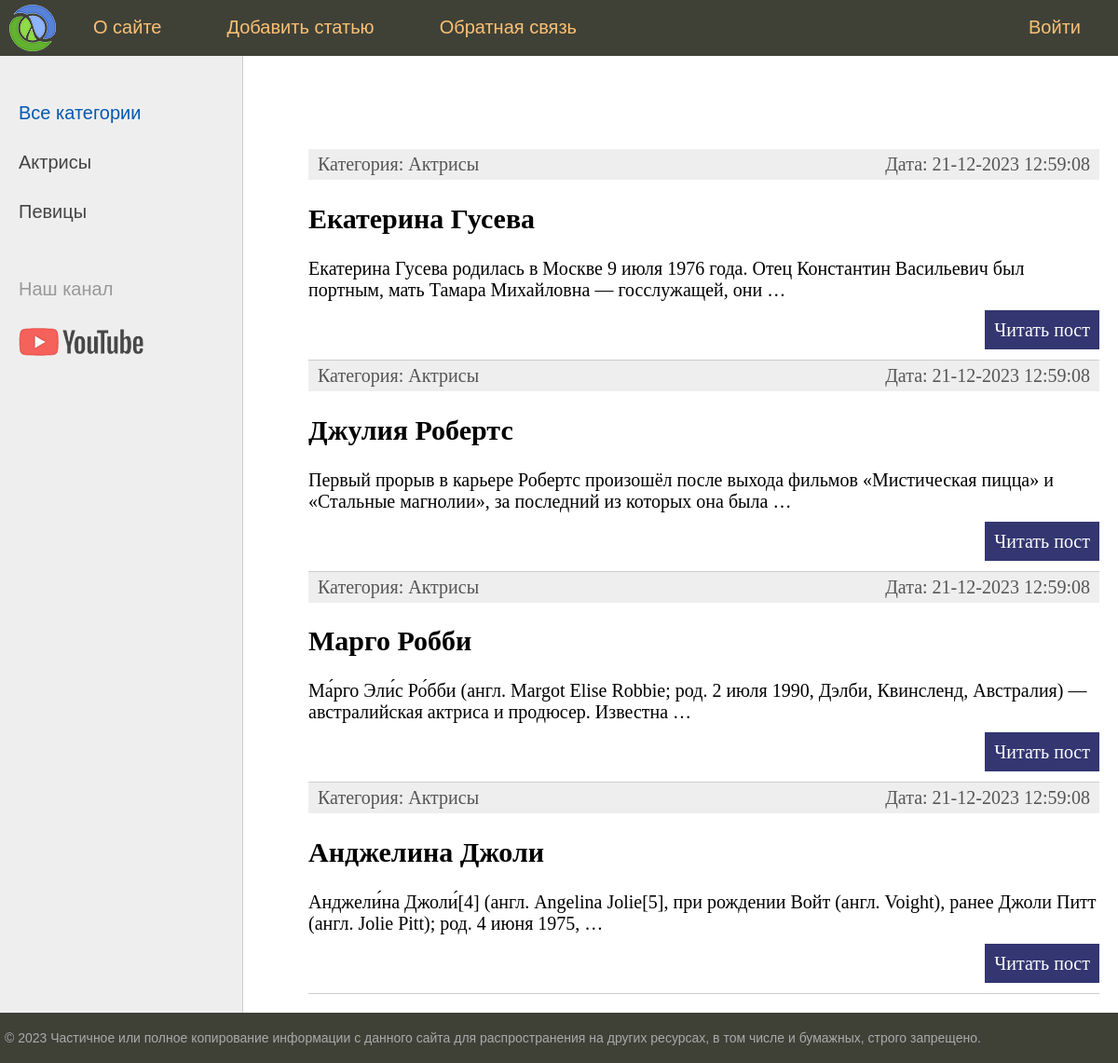
Before: / with the older database file.
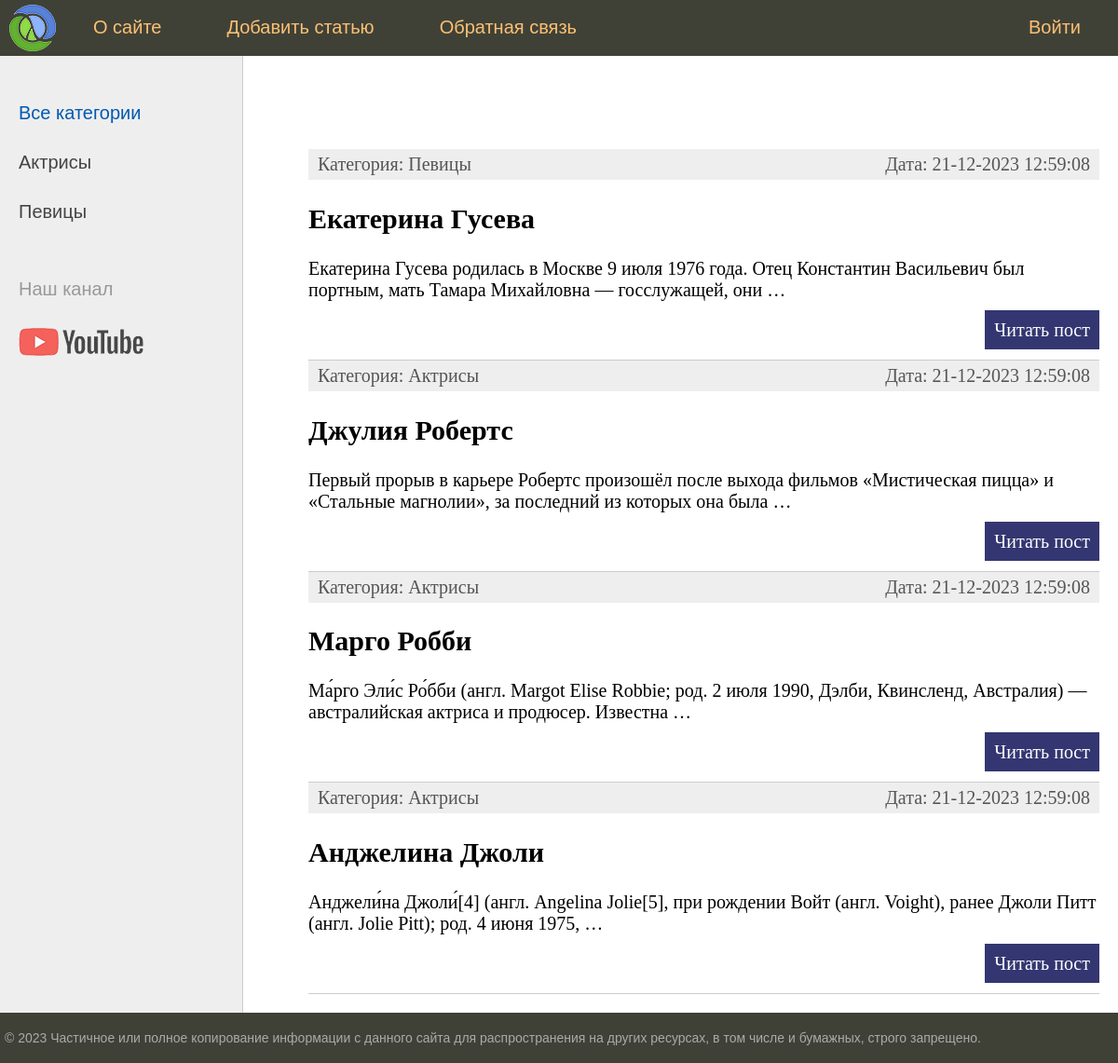
After: the same page with the newer database file.
### myprogram/models.py (models this page shows, shortened)
class Program(models.Model):
    class Status(models.IntegerChoices):
        DRAFT = 0, 'Черновик'
        PUBLISHED = 1, 'Опубликовано'
    title = models.CharField(max_length=255)
    slug = models.SlugField(max_length=255, unique=True, db_index=True)
    content = models.TextField(blank=True)
    time_create = models.DateTimeField(auto_now_add=True)
    time_update = models.DateTimeField(auto_now=True)
    is_published = models.BooleanField(choices=Status.choices, default=Status.DRAFT)
    cat = models.ForeignKey('Category', on_delete=models.PROTECT, related_name='posts')
    objects = models.Manager()
    published = PublishedManager()
    class Meta:
        ordering = ['-time_create']
        indexes = [
            models.Index(fields=['-time_create'])
        ]
    def get_absolute_url(self):
        return reverse('post', kwargs={'post_slug': self.slug})

class Category(models.Model):
    name = models.CharField(max_length=100, db_index=True)
    slug = models.SlugField(max_length=255, unique=True, db_index=True)
    def get_absolute_url(self):
        return reverse('category', kwargs={'cat_slug': self.slug})

### myprogram/views.py (the view)
# urls.py: path('', views.index, name='home'),
def index(request):
    posts = Program.published.all()
    data = {
        'title': 'Главная страница',
        'menu': menu,
        'posts': posts,
        'cat_selected': 0,
    }
    return render(request, 'program/index.html', context=data)

### myprogram/models.py (called while the page is built)
    def get_queryset(self):
        return super().get_queryset().filter(is_published=Program.Status.PUBLISHED)

### myprogram/templatetags/program_tags.py (called while the page is built)
@register.inclusion_tag('program/list_categories.html')
def show_categories(cat_selected=0):
    cats = Category.objects.all()
    return {'cats': cats, 'cat_selected': cat_selected}

### myprogram/templates/program/index.html (shortened to what this page needs)
{% extends 'base.html' %}
{% block content %}
<ul class="list-articles">
	{% for p in posts %}
			<li><div class="article-panel">
	<p class="first">Категория: {{p.cat.name}}</p>
	<p class="last">Дата: {{p.time_update|date:"d-m-Y H:i:s"}}</p>
	</div>
				<h2>{{p.title}}</h2>
    {% autoescape off %}
	{{p.content|linebreaks|truncatewords:20}}
    {% endautoescape %}
			<p class="link-read-post"><a href="{{ p.get_absolute_url }}">Читать пост</a></p>
			</li>
	{% endfor %}
</ul>
{% endblock %}

Changed rows visible on the page:
changed Program "Екатерина Гусева": cat.name "Актрисы" → "Певицы"
